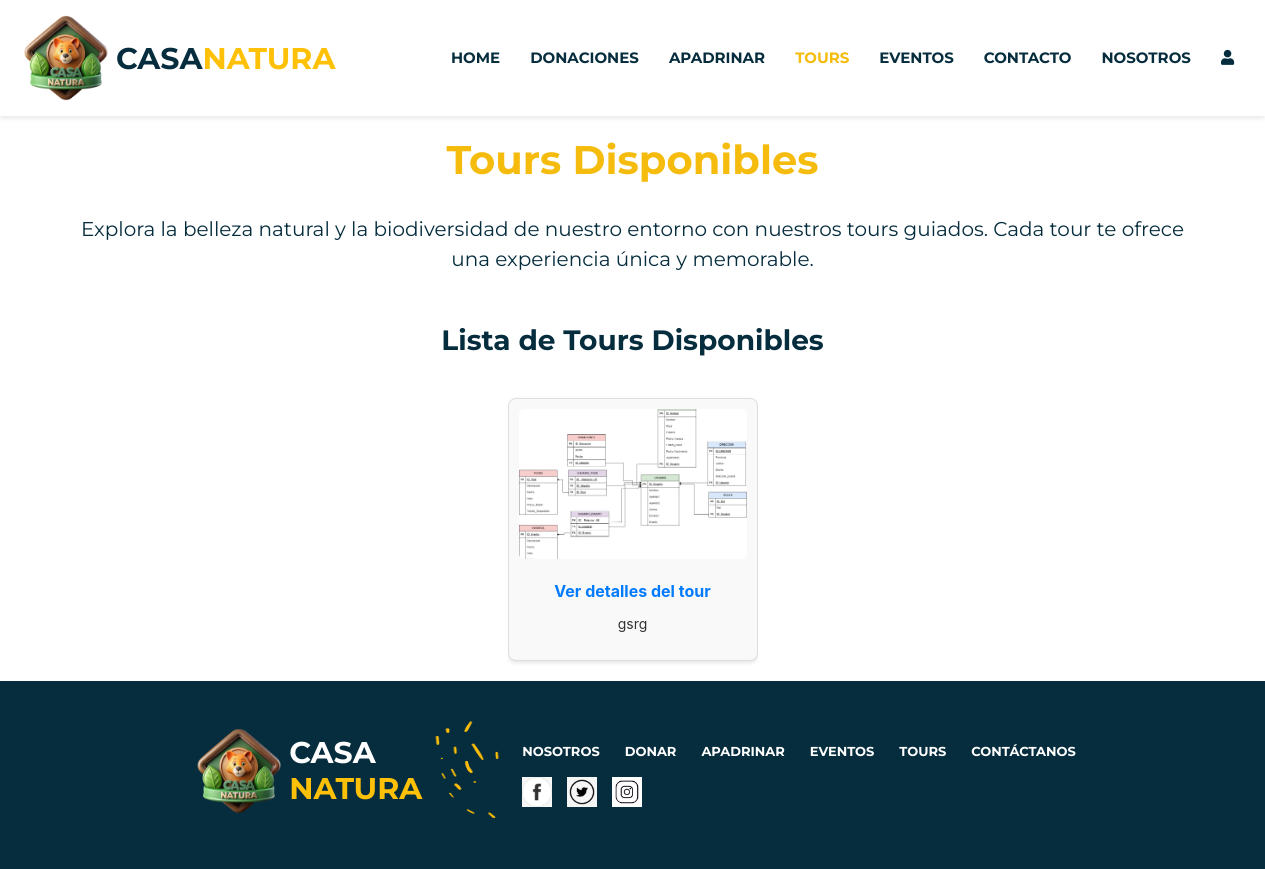
The app's page /tourDisponible.php, older data.
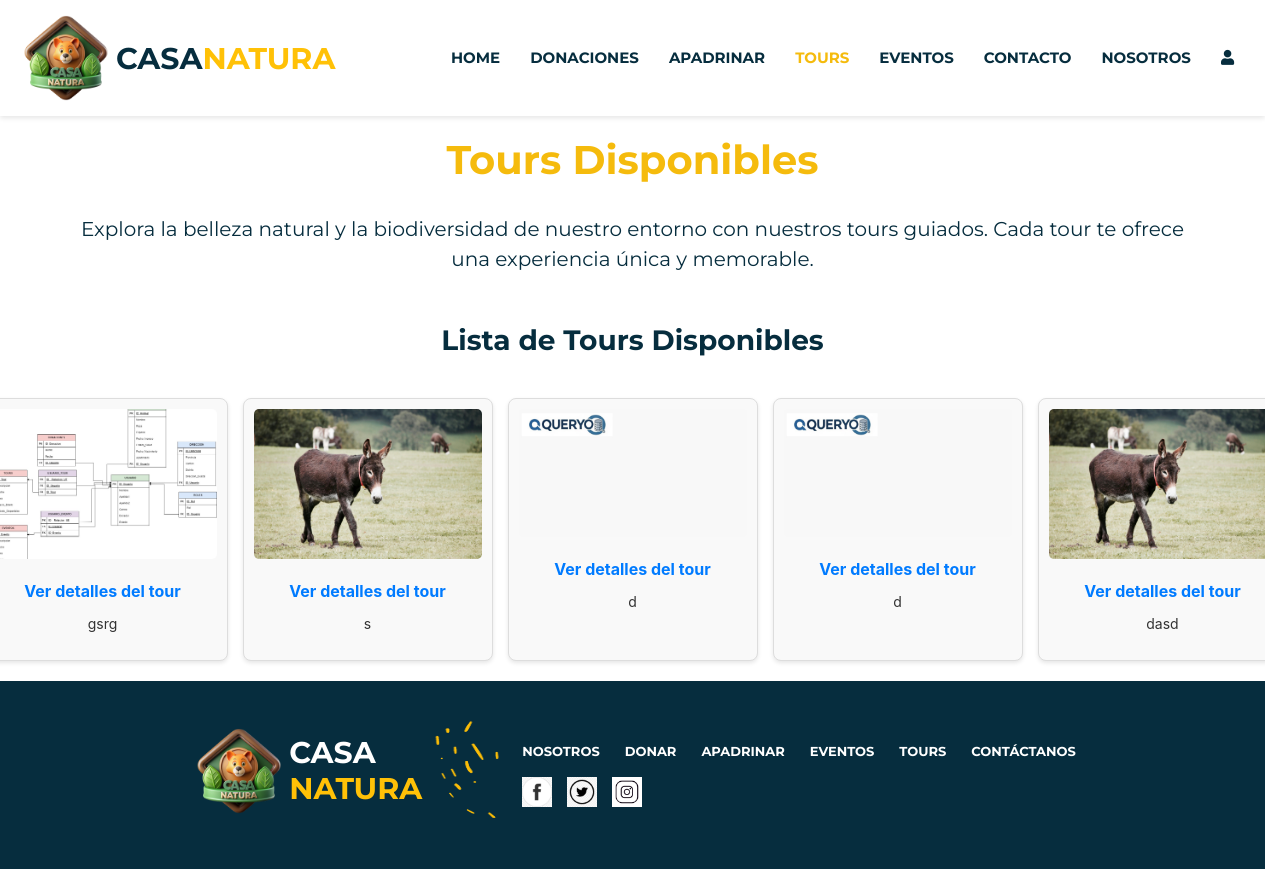
The same page, newer data.
### tables this page shows
CREATE TABLE `tours` (
  `ID_Tour` int(10) NOT NULL,
  `Nombre` varchar(255) NOT NULL,
  `Descripcion` text NOT NULL,
  `Fecha` date NOT NULL,
  `Hora` time(6) NOT NULL,
  `Precio_Boleto` decimal(10,2) NOT NULL,
  `Tickets_Disponibles` int(10) NOT NULL,
  `TicketsVendidos` int(11) NOT NULL,
  `Imagen` varchar(255) NOT NULL
);

### tourDisponible.php (the view, shortened to what this page needs)
<?php
include("actions/conexion.php");
?>
<?php
    $sql = "SELECT id_tour, descripcion, imagen FROM tours";
    $resultado = $conn->query($sql);
?>
<head>
    <link href="https://cdnjs.cloudflare.com/ajax/libs/font-awesome/5.15.4/css/all.min.css" rel="stylesheet">
    <link rel="stylesheet" href="./css/style.css" >
    <link rel="stylesheet" href="https://cdn.jsdelivr.net/npm/bootstrap@4.3.1/dist/css/bootstrap.min.css">
</head>
    <body>
        <nav>
            <?php
                include("fragmentos.php");
                echo $navbar;
            ?>
            </nav>
    <main>
        <div class="container">
            <h1 class="animales-apadrinar-title">Tours Disponibles</h1>
            <p class="animales-apadrinar-subtitle">
                Explora la belleza natural y la biodiversidad de nuestro entorno con nuestros tours guiados. Cada tour te ofrece una experiencia única y memorable.
            </p>
            <h3 class="animales-apadrinar-list-title">Lista de Tours Disponibles</h3>
            <div class="animal-grid">
                <?php
                if ($resultado->num_rows > 0) {
                    while ($tour = $resultado->fetch_assoc()) {
                        echo '<div class="animal-card">';
                        $imagen = htmlspecialchars($tour['imagen']);
                        if (!empty($imagen) && file_exists('imagenes/' . $imagen)) {
                            echo '<img src="imagenes/' . $imagen . '" alt="Imagen del tour">';
                        } else {
                            echo '<img src="imagenes/default.jpg" alt="Imagen no disponible">';
                        }
                        echo '<a href="tour.php?id=' . htmlspecialchars($tour['id_tour']) . '">Ver detalles del tour</a>';
                        echo '<p>' . htmlspecialchars($tour['descripcion']) . '</p>';
                        echo '</div>';
                    }
                } else {
                    echo "<p>No hay tours disponibles en este momento.</p>";
                }
                ?>
            </div>
        </div>
    </main>
    <footer>
        <?php
        include("fragmentos.php");
        echo $footer;
        ?>
    </footer>
</body>
</html>

Row changes from the older to the newer data that the page shows:
added tours: Imagen (picture), Descripcion "s"
added tours: Imagen (picture), Descripcion "d"
added tours: Imagen (picture), Descripcion "d"
added tours: Imagen (picture), Descripcion "dasd"
